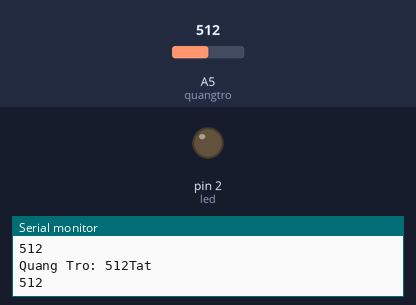
Bench run of a sketch on a simulated Arduino Uno, built with avr-gcc and run on an emulated ATmega328P. On the bench: output pins drawn as LEDs (lit = HIGH), the last lines printed to the serial monitor. The test bench sets the inputs (shaded band); at power-on: A5 (quangtro) = 512.

Above: at 1.2 s.
1.3 s: A5 (quangtro) set to 86
2.9 s: A5 (quangtro) set to 73
At 3.3 s:
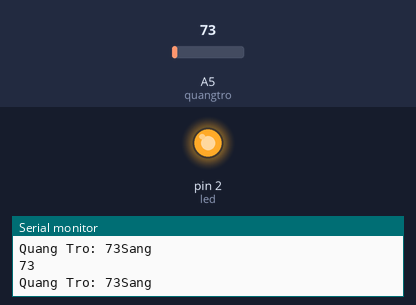
4.4 s: A5 (quangtro) set to 90
At 5.6 s:
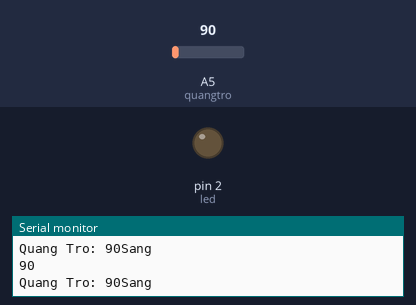
5.9 s: A5 (quangtro) set to 70
At 7.3 s:
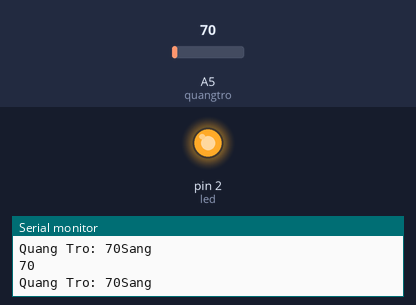
Timing chart, 0 to 8.9 s (numbered marks = the images above; inputs shaded):
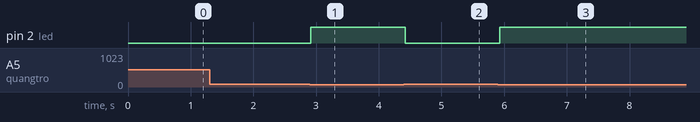

Measured:
- the behaviour switches between 81 and 80 on A5 (quangtro) (found by bisection; images 0 and 1)
- after the input at 2.9 s, pin 2 (led): LOW → HIGH at once
- after the input at 4.4 s, pin 2 (led): HIGH → LOW at once
- after the input at 5.9 s, pin 2 (led): LOW → HIGH at once

The sketch:

LDR_1led.ino
```cpp
int quangtro = A5;
//int bientro = A4;
int led = 2;


void setup(){
  Serial.begin(9600);
  pinMode(led, OUTPUT);
}

void loop(){
  int giatriQuangTro = analogRead(quangtro);
  //int giatriBienTro = analogRead(bientro);
  Serial.println(giatriQuangTro);

  if(giatriQuangTro <= 80)    //giá trị quang trở đo được sẽ dao động từ 0 - 1024
  {
    digitalWrite(led, HIGH);
  }else {
    digitalWrite(led, LOW);
  }

  Serial.print("Quang Tro: ");
  Serial.print(giatriQuangTro);
  //Serial.print("Bien Tro: ");
  //Serial.print(giatriBienTro);
  //Serial.print(" => ");
  Serial.println((giatriQuangTro <= 300) ? "Sang" : "Tat");
}
```
